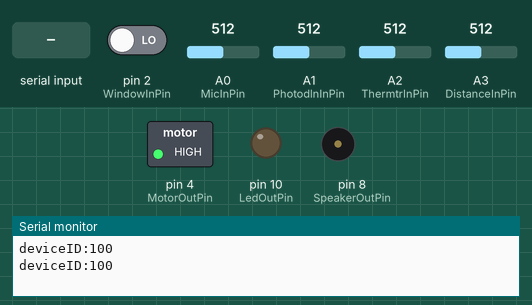
Bench run of a sketch on a simulated Arduino Uno, built with avr-gcc and run on an emulated ATmega328P. Shown: switched loads named in the sketch (green lamp = pin HIGH), output pins drawn as LEDs (lit = HIGH), buzzer (waves = sounding), the last lines printed to the serial monitor. Inputs (shaded band) come from the test bench; at power-on: pin 2 (WindowInPin) LOW, A0 (MicInPin) = 512, A1 (PhotodlnInPin) = 512, A2 (ThermtrInPin) = 512, A3 (DistanceInPin) = 512.

Above: at 3.5 s.
3.6 s: "B90\n" received over Serial
At 4.25 s:
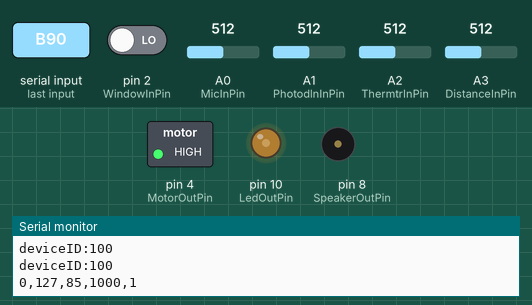
6.6 s: byte 55 ('7') received over Serial
At 9.12 s:
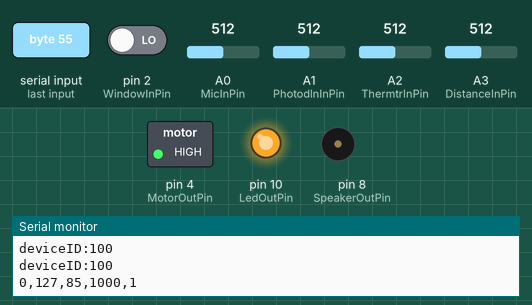
9.6 s: byte 56 ('8') received over Serial
At 9.77 s:
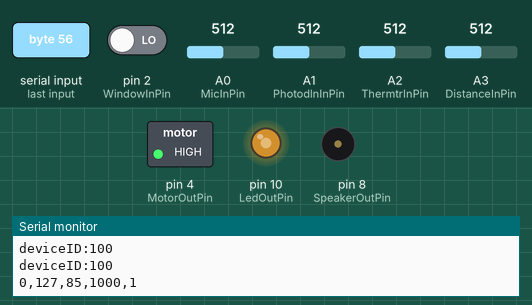
12.6 s: byte 57 ('9') received over Serial
At 12.75 s:
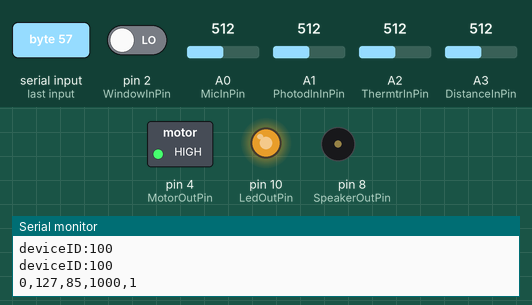
15.6 s: "A90\n" received over Serial
At 16.05 s:
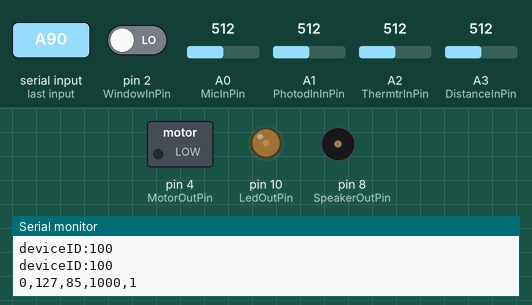
18.6 s: "A,45\n" received over Serial
At 21.12 s:
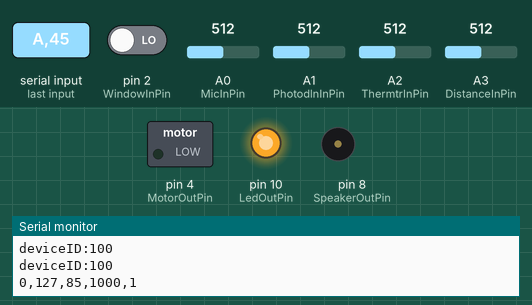
Timing chart, 0 to 22.6 s (numbered marks = the images above; inputs shaded):
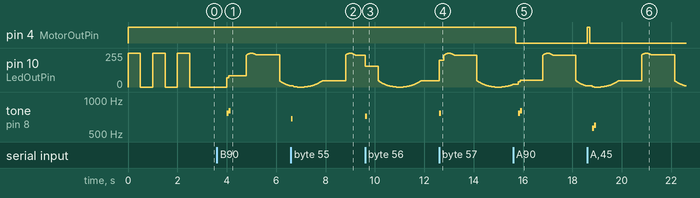

The sketch:

gumball_machine_v5_full.ino
```cpp
// These constants won't change.  They're used to give names
// to the pins used:

// Sensors' pin
const int MicInPin = A0;  // Analog input pin that the microphone is attached to
const int PhotodlnInPin = A1;  // Analog input pin that the photodarlington is attached to
const int ThermtrInPin = A2;  // Analog input pin that the thermistor is attached to
const int DistanceInPin = A3; // Analog input pin that the distance sensor is attached to
const int WindowInPin = 2;
const int BottomSwitchInPin = 3;
//Actuators' pin
const int MotorOutPin = 4; // Motor connected from digital pin 13 to ground
const int SpeakerOutPin = 8; // Speaker connected from digital pin 8 to ground
const int LedOutPin = 10; // LED connected from digital pin 12 to ground

const int sensorNum = 5;
int sensorValue[sensorNum] = {0};        // initialize value read from the pot
int outputValue[sensorNum] = {0};        // initialize value output to the PWM (analog out)
int print_mask[sensorNum] = {0};       // 0 if the data is not going to show, 1 otherwise

const int MachineID = 100;
const int MAX_DISTANCE = 1000;
int ledState = LOW;


boolean humanState = false;
int smoothedDistance = 0;
int balanceMicVal = -1;
enum tempUnit{Kelvin,Celcius,Fahrenheit};

const int numReadings = 500;
int micReadings[numReadings] = {0};
long total = 0;
int index = 0;
float outputNoiseLevel = -1;

//for group collaboration experiment
int count = 0;
void setup() {
  // initialize serial communications at 9600 bps:
  Serial.begin(9600);
  pinMode(LedOutPin, OUTPUT);
  pinMode(SpeakerOutPin, OUTPUT);
  pinMode(MotorOutPin, OUTPUT);

  digitalWrite(MotorOutPin, HIGH);
  pinMode(WindowInPin, INPUT);
  pinMode(BottomSwitchInPin, INPUT);
  //digitalWrite(MotorOutPin, LOW);
  flashLed(LedOutPin, 3, 500);
  //playDisappointedSound();
  establishContact();  // send a byte to establish contact until receiver responds
}

void loop() {
  getSensorData();
  serialCallResponse();
  breathingLed();
  //simple_led_task();
}

// Main Loop Tasks
void getSensorData() {
  // read the analog in value:
  sensorValue[0] = analogRead(MicInPin);
  sensorValue[1] = analogRead(PhotodlnInPin);
  sensorValue[2] = analogRead(ThermtrInPin);
  sensorValue[3] = analogRead(DistanceInPin);
  sensorValue[4] = getWindowState();
  // sensorValue[5] = digitalRead(BottomSwitchInPin);

  // Sensor calibration

  float newNoiseLevel = noiseLevel(sensorValue[0]);
  if(outputNoiseLevel == -1){
    outputNoiseLevel = newNoiseLevel;
  }else{
    outputNoiseLevel = lowpassFilter(newNoiseLevel,outputNoiseLevel,0.25);
  }
  outputValue[0] = outputNoiseLevel;
  outputValue[1] = map(sensorValue[1],  0, 1023, 0, 255);
  outputValue[2] = thermistorCalibration(sensorValue[2], Celcius);
  outputValue[3] = distanceCalibration(sensorValue[3]);
  outputValue[4] = sensorValue[4];
  // outputValue[5] = sensorValue[5];
}

void calcBalanceMicVal(int micVal){
  if(balanceMicVal == -1){
      balanceMicVal = micVal;
      for(int i = 0; i < numReadings; i++){
        micReadings[i] = micVal;
        total += micVal;
      }
  }
  else{
    // subtract the last reading:
    total= total - micReadings[index];
    // read from the sensor:
    micReadings[index] =  micVal;
    // add the reading to the total:
    total= total + micReadings[index];
    // advance to the next position in the array:
    index = index + 1;
    balanceMicVal = total/numReadings;
    // if we're at the end of the array...
    if (index >= numReadings)
      // ...wrap around to the beginning:
      index = 0;
  }
}
void serialCallResponse(){
  if(Serial.available() > 0) {
    int inByte = Serial.read();
    int i;
    if (inByte == 'A') {
        giveCandies();
    }else if (inByte == 'B') {
        for(i = 0; i < sensorNum -1; i++){
            Serial.print(outputValue[i]);
              Serial.print(",");
        }
        Serial.println(outputValue[i]);
    }else if (inByte == 'C'){
        playDisappointedSound();
    }else if (inByte == 'D'){ //incremental positive feedback
        count += 1;
        if(count >= 10){
          for (int i = 0; i <= 80; i++) {
            tone(SpeakerOutPin, (400+count*40) * pow(1+i/60.0, 4));
            delay(5);
            noTone(SpeakerOutPin);
          }
          count = 0;
        }else{
          for (int i = 0; i <= 30; i+=1) {
            tone(SpeakerOutPin, (400+count*40) * pow(1+i/60.0, 2));
            delay(7);
            noTone(SpeakerOutPin);
          }
        }
    }

    //support for customized tone
    switch(inByte) {
      case '1':
      case '2':
      case '3':
      case '4':
      case '5':
      case '6':
      case '7':
      case '8':
      case '9':
        tone(SpeakerOutPin, 400+(inByte-48)*40);
        delay(80);
        noTone(SpeakerOutPin);
      break;
      case '0':
        tone(SpeakerOutPin, 400+(10)*40);
        delay(80);
        noTone(SpeakerOutPin);
      break;
    }
  }
}
void breathingLed(){

  float val = (exp(sin(millis()/2000.0*PI)) - 0.36787944)*108.0;
  if(getWindowState() == HIGH)
    analogWrite(LedOutPin, val);
  else
    analogWrite(LedOutPin, 0);
}
void simple_led_task(){
  smoothedDistance = lowpassFilter(outputValue[3], smoothedDistance, 0.25);
  if(isHumanAround(smoothedDistance)){
    ledControl(HIGH);
    humanState = true;
  }
  else{
    if(humanState == true)
      //playDisappointedSound();
    ledControl(LOW);
    humanState = false;
  }
}

// Sensor tasks
//
int getWindowState(){
  int reading = digitalRead(WindowInPin);
  if(reading == HIGH) return LOW;
  return HIGH;
}

// This is the calibration function for Sharp Distance Sensor 2Y0A02
// Note: this distance sensor can measure from 20 cm to 150 cm
int distanceCalibration(int input){
  // Valid raw data range is from 80 ~ 490
  if(input >= 80 && input <= 490)
    return 9462/(input - 16.92);
  return MAX_DISTANCE;
}
/* THRES40DB = 36.7;
   THRES45DB = 58.3;
   THRES50DB = 70.3;
   THRES55DB = 96.3;
   THRES60DB = 139.7;
   THRES65DB = 216;
   THRES70DB = 269;*/
int noiseLevel(int micVal){
  calcBalanceMicVal(micVal);
  int difference = abs(balanceMicVal - micVal);
  if(difference< 3)
      return 0;
  return 14.9620*(log(difference))-14.2486;
}

// This is the calibration function for thermistor P/N:NTCLE413E2103H400
// parameter RawADC is the analogReading from the thermistor
// parameter Unit is the temperature unit of the return value
double thermistorCalibration(int RawADC, int Unit) {
 long double temp;
 long double A,B,C,D;

// this is the coefficient for the thermistor P/N:NTCLE413E2103H400
  A = 0.0012;
  B = 2.2614e-004;
  C = 7.0822e-007;
  D = 6.7885e-008;
  double R = 1000;
  double RT = (1024*R/RawADC) - R;

// Steinhart–Hart equation
// {1 \over T} = A + B \ln(R) + C (\ln(R))^3 \,
// check wiki for more info http://en.wikipedia.org/wiki/Steinhart%E2%80%93Hart_equation
   temp = log(RT);
   long double divisor = (A + (B + (C + D * temp)* temp )* temp);
   temp = 1/ divisor;
   temp += 4;
  if(Unit == Kelvin)
    return temp;
  else if(Unit == Celcius)
    return temp = temp - 273.15;            // Convert Kelvin to Celcius
  else if(Unit == Fahrenheit)
    return temp = (temp * 9.0)/ 5.0 + 32.0; // Convert Celcius to Fahrenheit

}

void ledControl(int input){
   if(input!= ledState){
      digitalWrite(LedOutPin, input);
      ledState = input;
   }
}

void flashLed(int pin, int times, int wait) {
    for (int i = 0; i < times; i++) {
      digitalWrite(pin, HIGH);
      delay(wait);
      digitalWrite(pin, LOW);
      if (i + 1 < times) {
        delay(wait);
      }
    }
}

void giveCandies(){
  digitalWrite(MotorOutPin, LOW);
  digitalWrite(MotorOutPin, HIGH);   // candy coming
  delay(100);
  digitalWrite(MotorOutPin, LOW);
  delay(100);
}

void playDisappointedSound() {
  for (int i = 0; i <= 60; i++) {
    tone(SpeakerOutPin, 880 * pow(2, -i / 60.0));
    delay(5);
    noTone(SpeakerOutPin);
  }
}

void establishContact() {
  while (Serial.available() <= 0) {
    int i;
    Serial.print("deviceID:");
    Serial.println(MachineID);
    delay(500);
  }
}

float lowpassFilter(float newValue, float oldValue, float alpha) {
  return alpha * newValue + (1 - alpha) * oldValue;
}

boolean isHumanAround(int distance){
  return (distance < 500);
}
```

Measured:
- after the input at 3.6 s, pin 10 (LedOutPin): rises from 0/255 to 253/255 in 0.95 s, then falls to 8/255 in 1.6 s; tone on pin 8 (SpeakerOutPin): silent → 760 Hz after 0.40 s, → 800 Hz 0.08 s later, → silent 0.08 s later
- after the input at 6.6 s, tone on pin 8 (SpeakerOutPin): silent → 680 Hz at once, → silent 0.08 s later
- after the input at 9.6 s, tone on pin 8 (SpeakerOutPin): silent → 720 Hz at once, → silent 0.08 s later
- after the input at 12.6 s, tone on pin 8 (SpeakerOutPin): silent → 760 Hz at once, → silent 0.08 s later
- after the input at 15.6 s, pin 4 (MotorOutPin): HIGH → LOW after 0.10 s; tone on pin 8 (SpeakerOutPin): silent → 760 Hz after 0.20 s, → 800 Hz 0.08 s later, → silent 0.08 s later
- after the input at 18.6 s, pin 4 (MotorOutPin): LOW → HIGH at once, → LOW 0.10 s later; tone on pin 8 (SpeakerOutPin): silent → 560 Hz after 0.20 s, → 600 Hz 0.08 s later, → silent 0.08 s later
